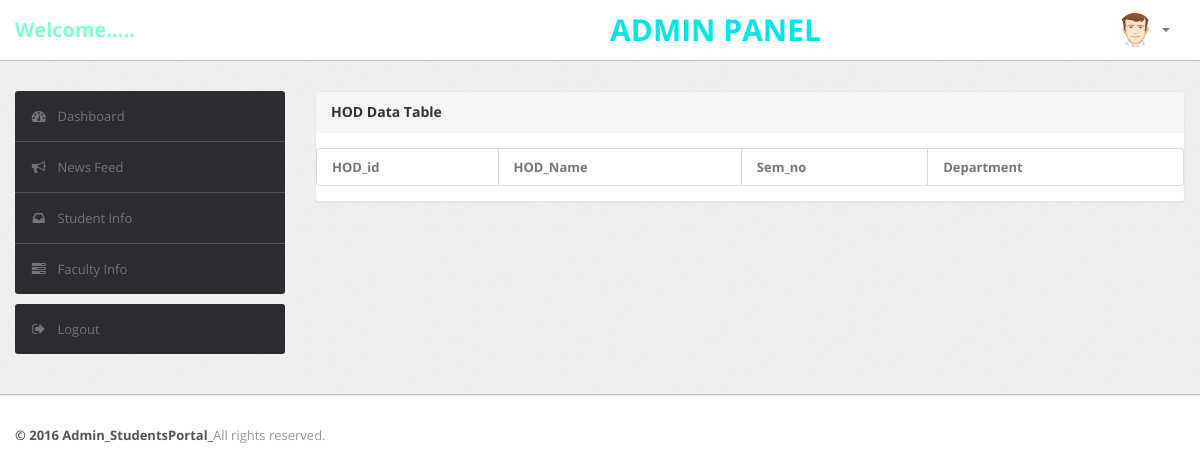
The page /Project_BTP/Admin/hodtable.php on the database as committed earlier.
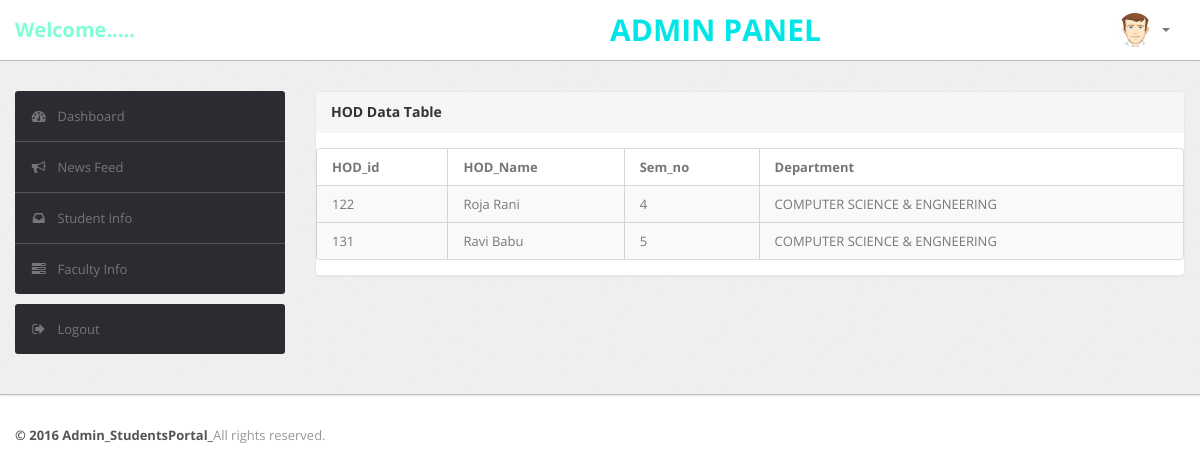
The same page on the database as committed later.
### tables this page shows
CREATE TABLE `User` (
  `U_id` int(11) NOT NULL,
  `F_name` varchar(20) DEFAULT NULL,
  `L_name` varchar(20) DEFAULT NULL,
  `U_name` varchar(20) DEFAULT NULL,
  `U_gender` varchar(10) DEFAULT NULL,
  `U_email` varchar(40) DEFAULT NULL,
  `U_password` varchar(100) DEFAULT NULL,
  `U_phone_no` varchar(20) DEFAULT NULL,
  `U_category` varchar(20) DEFAULT NULL
);

CREATE TABLE `HOD` (
  `H_id` int(11) DEFAULT NULL,
  `F_id` int(11) DEFAULT NULL,
  `Sem_no` int(11) DEFAULT NULL,
  `Department` varchar(50) DEFAULT NULL
);

### Project_BTP/Admin/hodtable.php (the view, shortened to what the changed rows need)
<?php
include "dbConfig.php";
?>
<!DOCTYPE html>
<html lang="en">
<head>
    <head>
        <link type="text/css" href="bootstrap/css/bootstrap.min.css" rel="stylesheet">
        <link type="text/css" href="bootstrap/css/bootstrap-responsive.min.css" rel="stylesheet">
        <link type="text/css" href="css/theme.css" rel="stylesheet">
        <link type="text/css" href="images/icons/css/font-awesome.css" rel="stylesheet">
    </head>
    <body>
        <div class="wrapper">
            <div class="container">
                <div class="row">
                    <div class="span9">
                        <div class="content">
                            <div class="module">
                                <div class="module-body table">
                                    <table cellpadding="0" cellspacing="0" border="0" class="datatable-1 table table-bordered table-striped	 display"
                                        width="100%">
                                        <thead>
                                            <tr>
                                                <th>
                                                    HOD_id
                                                </th>
                                                <th>
                                                    HOD_Name
                                                </th>
                                                <th>
                                                    Sem_no
                                                </th>
                                                <th>
                                                    Department
                                                </th>
                                            </tr>
                                        </thead>
                                        <?php
                                        $sql = "SELECT HOD.H_id,User.F_name,User.L_name,HOD.Sem_no,HOD.Department FROM User,Faculty,HOD Where HOD.F_id=Faculty.F_id AND Faculty.U_id=User.U_id";
                                        $result = $conn->query($sql);
                                        if ($result->num_rows > 0) {
                                        while($row = $result->fetch_assoc())
                                        {
                                      echo '<tbody>
                                            <tr class="odd gradeX">
                                                <td class="center" >'.
                                                    $row["H_id"].'
                                                </td>
                                                <td>'.
                                                    $row["F_name"].' '.$row["L_name"].'
                                                </td>
                                                <td>'.
                                                    $row["Sem_no"].'
                                                </td>
                                                <td>'.
                                                    $row["Department"].'
                                                </td>
                                            </tr>';
                                        }}
                                               ?>
                                    </table>
                                </div>
                            </div>
                        </div>
                    </div>
                </div>
            </div>
        </div>
    </body>

Rows that differ between the two databases and show on the page:
added user: hod.H_id "122", F_name "Roja", L_name "Rani", hod.Sem_no "4", hod.Department "COMPUTER SCIENCE & ENGNEERING"
added user: hod.H_id "131", F_name "Ravi", L_name "Babu", hod.Sem_no "5", hod.Department "COMPUTER SCIENCE & ENGNEERING"
